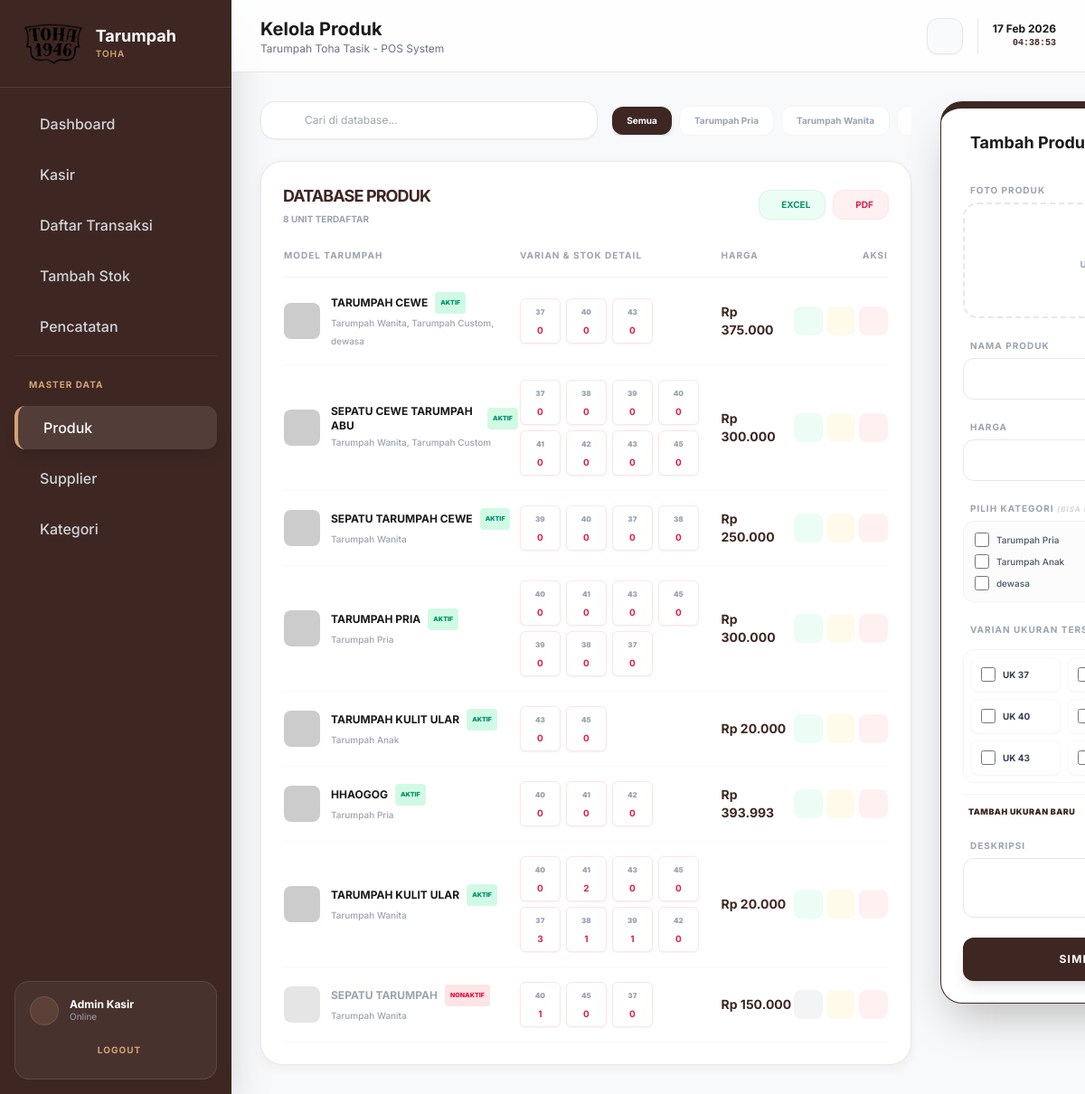
The page /?page=produk on the database its author committed.
### tables this page shows
CREATE TABLE `kategori` (
  `id_kategori` int NOT NULL,
  `nama_kategori` varchar(100) NOT NULL,
  `deskripsi` text
);

CREATE TABLE `produk_tarumpah` (
  `id_produk` int NOT NULL,
  `nama_produk` varchar(100) NOT NULL,
  `harga` decimal(12,2) NOT NULL,
  `id_kategori` int DEFAULT NULL,
  `deskripsi` text,
  `foto` varchar(255) DEFAULT NULL,
  `status` enum('aktif','nonaktif') DEFAULT 'aktif',
  `created_at` datetime DEFAULT CURRENT_TIMESTAMP,
  `updated_at` datetime DEFAULT CURRENT_TIMESTAMP ON UPDATE CURRENT_TIMESTAMP
);

CREATE TABLE `stok_produk` (
  `id_stok` int NOT NULL,
  `id_produk` int NOT NULL,
  `id_ukuran` int NOT NULL,
  `stok` int NOT NULL DEFAULT '0'
);

CREATE TABLE `ukuran` (
  `id_ukuran` int NOT NULL,
  `ukuran` varchar(5) NOT NULL
);

### includes/config.php (called while the page is built, shortened)
<?php
$host = "localhost";
$user = "root";
$pass = "";
$db   = "db-tarumpah-toha";
$conn = mysqli_connect($host, $user, $pass, $db);
mysqli_query($conn, "SET time_zone = '+07:00'");
function query($query) {
    global $conn;
    $result = mysqli_query($conn, $query);
    $rows = [];
    if ($result) {
        while ($row = mysqli_fetch_assoc($result)) {
            $rows[] = $row;
        }
    }
    return $rows;
}
?>

### views/produk.php (the view, shortened to what this page needs)
<?php
$categories = query("SELECT * FROM kategori");
$all_sizes = query("SELECT * FROM ukuran ORDER BY ukuran ASC");
$edit_data = null;
$edit_kat_ids = [];
$selected_kat = isset($_GET['kat']) ? $_GET['kat'] : '';
$base_query = "SELECT p.*, GROUP_CONCAT(k.nama_kategori SEPARATOR ', ') as nama_kategori
               FROM produk_tarumpah p
               LEFT JOIN produk_kategori pk ON p.id_produk = pk.id_produk
               LEFT JOIN kategori k ON pk.id_kategori = k.id_kategori";
$base_query .= " GROUP BY p.id_produk ORDER BY p.status ASC, p.created_at DESC";
$all_products = query($base_query);
?>
<div class="space-y-8">
<div class="flex flex-col lg:flex-row gap-8">
    <div class="flex-1 w-full space-y-6 order-2 lg:order-1">
        <div class="flex flex-col md:flex-row md:items-center justify-between gap-4">
            <div class="relative w-full max-w-sm">
                <input type="text" id="search_produk_db" placeholder="Cari di database..." class="w-full bg-white border border-gray-200 rounded-2xl py-3 pl-12 pr-4 text-xs focus:outline-none focus:border-[#3e2723] transition-all text-[#1a1a1a] shadow-sm">
            </div>
            <div class="flex items-center gap-2 overflow-x-auto pb-2 md:pb-0 no-scrollbar">
                <a href="?page=produk" class="px-4 py-2 rounded-xl text-[10px] font-bold whitespace-nowrap transition-all <?php echo !$selected_kat ? 'bg-[#3e2723] text-white shadow-md' : 'bg-white text-gray-400 border border-gray-100' ?>">
                    Semua
                </a>
                <?php foreach($categories as $kat): ?>
                <a href="?page=produk&kat=<?php echo $kat['id_kategori']; ?>" class="px-4 py-2 rounded-xl text-[10px] font-bold whitespace-nowrap transition-all <?php echo $selected_kat == $kat['id_kategori'] ? 'bg-[#3e2723] text-white shadow-md' : 'bg-white text-gray-400 border border-gray-100' ?>">
                    <?php echo $kat['nama_kategori']; ?>
                </a>
                <?php endforeach; ?>
            </div>
        </div>
        <div class="card-gradient rounded-3xl p-6">
            <div class="flex items-center justify-between mb-6">
                <div>
                    <h3 class="text-lg font-bold uppercase tracking-tighter text-[#3e2723]">Database Produk</h3>
                    <p class="text-[10px] text-gray-400 font-bold uppercase mt-1"><?php echo count($all_products); ?> UNIT TERDAFTAR</p>
                </div>
                <div class="flex gap-2 no-print">
                    <button onclick="exportTableToExcel('table_produk', 'Data_Produk_Tarumpah')" class="px-4 py-2 bg-emerald-50 text-emerald-600 rounded-xl text-[10px] font-bold border border-emerald-100 hover:bg-emerald-100 transition-all flex items-center gap-2">
                        <i class="ph ph-file-xls text-base"></i> EXCEL
                    </button>
                    <button onclick="exportTableToPDF('table_produk', 'Data Produk Tarumpah Toha', 'Data_Produk')" class="px-4 py-2 bg-rose-50 text-rose-600 rounded-xl text-[10px] font-bold border border-rose-100 hover:bg-rose-100 transition-all flex items-center gap-2">
                        <i class="ph ph-file-pdf text-base"></i> PDF
                    </button>
                </div>
            </div>
            <div class="overflow-x-auto">
            <table id="table_produk" class="w-full text-left">
                <thead>
                    <tr class="text-[10px] text-gray-400 uppercase tracking-widest border-b border-gray-100">
                        <th class="pb-4">Model Tarumpah</th>
                        <th class="pb-4">Varian & Stok Detail</th>
                        <th class="pb-4">Harga</th>
                        <th class="pb-4 text-right no-print">Aksi</th>
                    </tr>
                </thead>
                <tbody class="text-sm">
                    <?php foreach($all_products as $p):
                        $pid = $p['id_produk'];
                        $prod_details = query("SELECT u.ukuran, s.stok FROM stok_produk s JOIN ukuran u ON s.id_ukuran = u.id_ukuran WHERE s.id_produk = $pid");
                        $foto_url = "assets/images/produk/" . $p['foto'];
                        if (!file_exists($foto_url) || empty($p['foto'])) $foto_url = "https://ui-avatars.com/api/?name=" . urlencode($p['nama_produk']) . "&background=3e2723&color=fff";
                    ?>
                    <tr class="border-b border-gray-50 hover:bg-gray-50 transition-colors">
                        <td class="py-4">
                            <div class="flex items-center gap-3">
                                <img src="<?php echo $foto_url; ?>" class="w-10 h-10 rounded-lg object-cover <?php echo $p['status'] == 'nonaktif' ? 'grayscale opacity-50' : ''; ?>">
                                <div>
                                    <div class="flex items-center gap-2">
                                        <p class="font-bold text-[#1a1a1a] uppercase text-xs <?php echo $p['status'] == 'nonaktif' ? 'text-gray-400' : ''; ?>"><?php echo $p['nama_produk']; ?></p>
                                        <span class="px-1.5 py-0.5 rounded text-[7px] font-black uppercase <?php echo $p['status'] == 'aktif' ? 'bg-emerald-100 text-emerald-600' : 'bg-rose-100 text-rose-600'; ?>">
                                            <?php echo $p['status']; ?>
                                        </span>
                                    </div>
                                    <p class="text-[10px] text-gray-400 font-medium"><?php echo $p['nama_kategori']; ?></p>
                                </div>
                            </div>
                        </td>
                        <td class="py-4">
                                <div class="flex flex-wrap gap-1.5 max-w-[250px]">
                                    <?php foreach($prod_details as $sd):
                                        $is_low_stock = ($sd['stok'] < 5);
                                    ?>
                                    <div class="flex flex-col bg-white border border-gray-100 rounded-md p-1 min-w-[45px] text-center shadow-sm <?php echo $is_low_stock ? 'bg-rose-50 border-rose-100' : ''; ?>">
                                        <span class="text-[8px] text-gray-400 uppercase font-black"><?php echo $sd['ukuran']; ?></span>
                                        <span class="text-[10px] font-bold <?php echo $is_low_stock ? 'text-rose-600' : 'text-[#3e2723]'; ?>"><?php echo $sd['stok']; ?></span>
                                    </div>
                                    <?php endforeach; ?>
                                </div>
                        </td>
                        <td class="py-4 font-bold text-[#3e2723]">Rp <?php echo number_format($p['harga'], 0, ',', '.'); ?></td>
                        <td class="py-4 text-right no-print">
                            <div class="flex justify-end gap-1">
                                <a href="?page=produk&toggle_status=<?php echo $p['id_produk']; ?>" title="<?php echo $p['status'] == 'aktif' ? 'Nonaktifkan' : 'Aktifkan'; ?>" class="w-8 h-8 rounded-lg flex items-center justify-center <?php echo $p['status'] == 'aktif' ? 'bg-emerald-50 text-emerald-600 hover:bg-emerald-100' : 'bg-gray-100 text-gray-400 hover:bg-gray-200'; ?>">
                                </a>
                                <a href="?page=produk&edit=<?php echo $p['id_produk']; ?>" title="Edit" class="w-8 h-8 rounded-lg flex items-center justify-center bg-amber-50 text-amber-600 hover:bg-amber-100">
                                </a>
                                <a href="?page=produk&delete=<?php echo $p['id_produk']; ?>" onclick="return confirm('Hapus produk ini secara permanen?')" title="Hapus" class="w-8 h-8 rounded-lg flex items-center justify-center bg-rose-50 text-rose-500 hover:bg-rose-100">
                                </a>
                            </div>
                        </td>
                    </tr>
                    <?php endforeach; ?>
                </tbody>
            </table>
            </div>
        </div>
    </div>
    <div class="lg:w-[380px] flex-shrink-0 order-1 lg:order-2">
        <div class="card-gradient rounded-3xl p-6 sticky top-[100px] bg-white border-t-8 border-[#3e2723] shadow-2xl h-fit max-h-[calc(100vh-140px)] overflow-y-auto custom-scroll">
            <div class="flex items-center justify-between mb-6">
                <h3 class="text-lg font-bold flex items-center gap-2">
                    <?php echo $edit_data ? 'Edit Produk' : 'Tambah Produk'; ?>
                </h3>
            </div>
            <form method="POST" enctype="multipart/form-data" class="space-y-4">
                <div class="space-y-1">
                    <label class="text-[10px] text-gray-400 uppercase font-bold tracking-widest pl-2">Foto Produk</label>
                    <div class="relative group">
                        <label for="foto_input" class="flex flex-col items-center justify-center w-full h-32 border-2 border-dashed border-gray-200 rounded-2xl cursor-pointer hover:bg-gray-50 transition-all overflow-hidden relative">
                            <?php
                            $prev_img = "";
                            ?>
                            <div id="preview_placeholder" class="flex flex-col items-center justify-center <?php echo $prev_img ? 'hidden' : ''; ?>">
                                <p class="text-[10px] text-gray-400 font-bold mt-2">UPLOAD FOTO</p>
                            </div>
                        </label>
                    </div>
                </div>
                <div class="space-y-1">
                    <label class="text-[10px] text-gray-400 uppercase font-bold tracking-widest pl-2">Nama Produk</label>
                    <input type="text" name="nama_produk" required value="<?php echo $edit_data ? $edit_data['nama_produk'] : ''; ?>" class="w-full bg-white border border-gray-200 rounded-xl py-3 px-4 text-sm focus:outline-none focus:border-[#3e2723]">
                </div>
                <div class="space-y-4">
                    <div class="space-y-1">
                        <label class="text-[10px] text-gray-400 uppercase font-bold tracking-widest pl-2">Harga</label>
                        <input type="number" name="harga" required value="<?php echo $edit_data ? $edit_data['harga'] : ''; ?>" class="w-full bg-white border border-gray-200 rounded-xl py-3 px-4 text-sm focus:outline-none focus:border-[#3e2723]">
                    </div>
                    <div class="space-y-1">
                        <label class="text-[10px] text-gray-400 uppercase font-bold tracking-widest pl-2">Pilih Kategori <span class="text-[8px] text-gray-300 italic">(Bisa pilih banyak)</span></label>
                        <div class="grid grid-cols-2 gap-2 border border-gray-100 rounded-xl p-3 bg-gray-50/50 max-h-32 overflow-y-auto custom-scroll">
                            <?php foreach($categories as $c):
                                $is_kat_checked = in_array($c['id_kategori'], $edit_kat_ids);
                            ?>
                            <label class="flex items-center gap-2 cursor-pointer group">
                                <input type="checkbox" name="id_kategoris[]" value="<?php echo $c['id_kategori']; ?>" <?php echo $is_kat_checked ? 'checked' : ''; ?> class="w-4 h-4 rounded border-gray-300 text-[#3e2723] focus:ring-[#3e2723]">
                                <span class="text-[10px] font-medium text-gray-600 group-hover:text-[#3e2723] transition-colors truncate"><?php echo $c['nama_kategori']; ?></span>
                            </label>
                            <?php endforeach; ?>
                        </div>
                    </div>
                </div>
                <div class="space-y-3">
                    <label class="text-[10px] text-gray-400 uppercase font-bold tracking-widest pl-2">Varian Ukuran Tersedia</label>
                    <div class="grid grid-cols-3 gap-2 max-h-80 overflow-y-auto p-2 custom-scroll bg-white/50 rounded-xl border border-gray-100">
                        <?php foreach($all_sizes as $s):
                            $is_checked = ($edit_data && in_array($s['id_ukuran'], $edit_sizes));
                        ?>
                        <label class="flex items-center gap-2 p-2.5 bg-white rounded-lg border border-gray-50 shadow-sm cursor-pointer hover:bg-gray-50 transition-all group">
                            <input type="checkbox" name="sizes[]" value="<?php echo $s['id_ukuran']; ?>" class="w-4 h-4 rounded border-gray-300 text-[#3e2723] focus:ring-[#3e2723]" <?php echo $is_checked ? 'checked' : ''; ?>>
                            <span class="text-[10px] font-bold text-gray-700 group-hover:text-[#3e2723]">UK <?php echo $s['ukuran']; ?></span>
                        </label>
                        <?php endforeach; ?>
                    </div>
                    <div class="mt-2 pt-3 border-t border-gray-100">
                        <button type="button" onclick="document.getElementById('quick_add_size_box').classList.toggle('hidden')" class="text-[9px] font-black text-[#3e2723] hover:text-[#5d4037] flex items-center gap-1.5 tracking-wider uppercase">
                            <i class="ph-bold ph-plus-circle"></i> Tambah Ukuran Baru
                        </button>
                    </div>
                </div>
                <div class="space-y-1">
                    <label class="text-[10px] text-gray-400 uppercase font-bold tracking-widest pl-2">Deskripsi</label>
                    <textarea name="deskripsi" rows="2" class="w-full bg-white border border-gray-200 rounded-xl py-3 px-4 text-sm focus:outline-none focus:border-[#3e2723]"><?php echo $edit_data ? $edit_data['deskripsi'] : ''; ?></textarea>
                </div>
                <button type="submit" class="w-full btn-primary py-4 rounded-xl font-bold uppercase tracking-widest text-xs mt-2 shadow-lg">
                    <?php echo $edit_data ? 'UPDATE PRODUK' : 'SIMPAN PRODUK'; ?>
                </button>
            </form>
        </div>
    </div>

### rows shown on the page
kategori: nama_kategori "Tarumpah Pria"
kategori: nama_kategori "Tarumpah Wanita"
produk_tarumpah: nama_produk "TARUMPAH CEWE", status "AKTIF", nama_kategori "Tarumpah Wanita, Tarumpah Custom, dewasa", harga "375.000"
stok_produk: id_ukuran.ukuran "37", stok "0"
stok_produk: id_ukuran.ukuran "40", stok "0"
stok_produk: id_ukuran.ukuran "43", stok "0"
produk_tarumpah: nama_produk "SEPATU CEWE TARUMPAH ABU", status "AKTIF", nama_kategori "Tarumpah Wanita, Tarumpah Custom", harga "300.000"
stok_produk: id_ukuran.ukuran "38", stok "0"
stok_produk: id_ukuran.ukuran "39", stok "0"
stok_produk: id_ukuran.ukuran "41", stok "0"
stok_produk: id_ukuran.ukuran "42", stok "0"
stok_produk: id_ukuran.ukuran "45", stok "0"
produk_tarumpah: nama_produk "SEPATU TARUMPAH CEWE", status "AKTIF", nama_kategori "Tarumpah Wanita", harga "250.000"
produk_tarumpah: nama_produk "TARUMPAH PRIA", status "AKTIF", nama_kategori "Tarumpah Pria", harga "300.000"
produk_tarumpah: nama_produk "TARUMPAH KULIT ULAR", status "AKTIF", nama_kategori "Tarumpah Anak", harga "20.000"
produk_tarumpah: nama_produk "HHAOGOG", status "AKTIF", nama_kategori "Tarumpah Pria", harga "393.993"
produk_tarumpah: nama_produk "TARUMPAH KULIT ULAR", status "AKTIF", nama_kategori "Tarumpah Wanita", harga "20.000"
stok_produk: id_ukuran.ukuran "41", stok "2"
stok_produk: id_ukuran.ukuran "37", stok "3"
stok_produk: id_ukuran.ukuran "38", stok "1"
stok_produk: id_ukuran.ukuran "39", stok "1"
produk_tarumpah: nama_produk "SEPATU TARUMPAH", status "NONAKTIF", nama_kategori "Tarumpah Wanita", harga "150.000"
stok_produk: id_ukuran.ukuran "40", stok "1"
kategori: nama_kategori "Tarumpah Anak"
kategori: nama_kategori "dewasa"
ukuran: ukuran "37"
ukuran: ukuran "40"
ukuran: ukuran "43"

### other values the page prints
$title "Kelola Produk"
count($all_products) "8"
